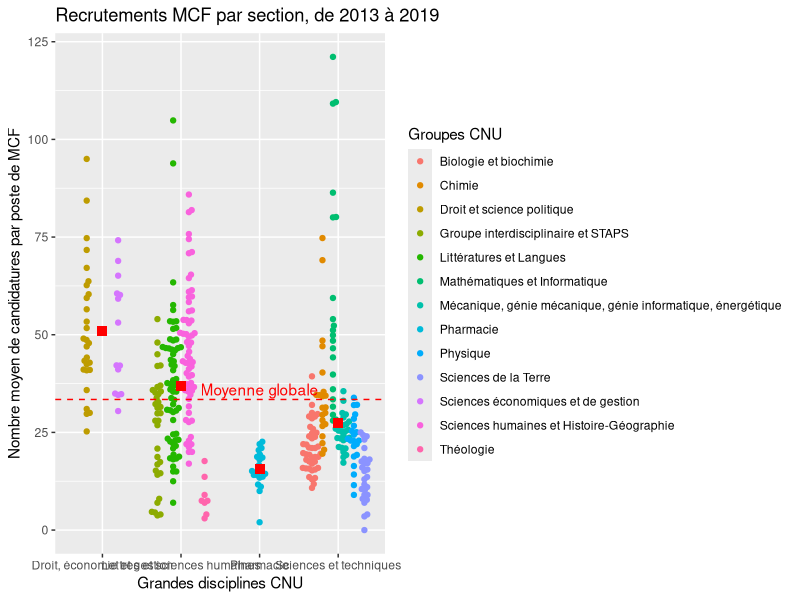
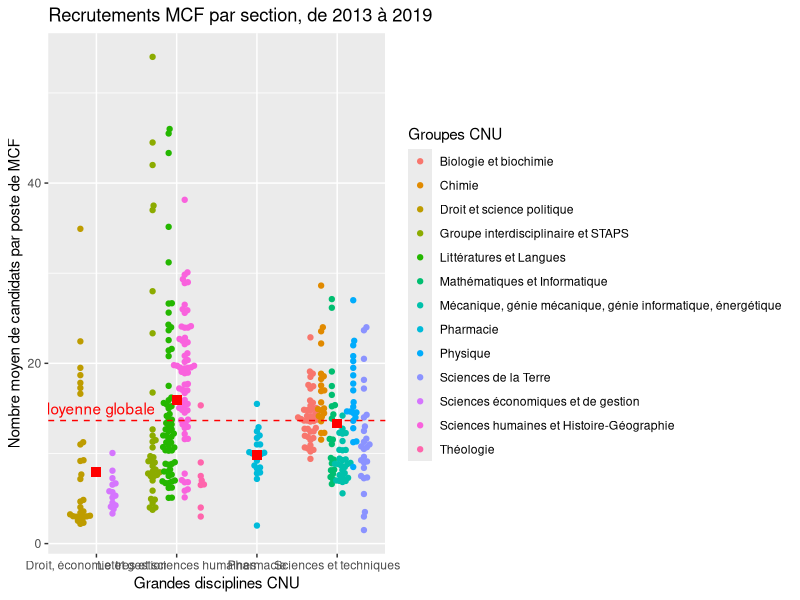
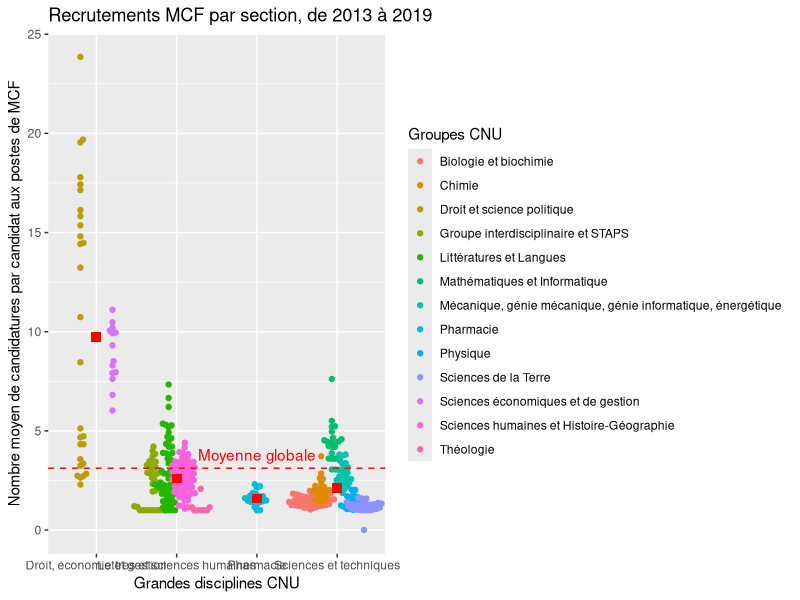

These figures' R source, in order:
## ---- chunk 1
knitr::opts_chunk$set(echo = TRUE)
## ---- chunk 2
library(ggplot2)
library(ggbeeswarm)
library("gridExtra")
data_CNU = read.table("DB_CNU_QualificationRecrutements_20201123.csv", h=T, sep=";")
tapply(data_CNU$Candidatures.MCF/data_CNU$PostesPublies.MCF, data_CNU$TypeRecrutement, mean, na.rm=T)
plot_CandidaturesParPosteMCF = ggplot(data_CNU, aes(x = GrandeDisciplineCNU, y = Candidatures.MCF/PostesPublies.MCF, color=GroupeCNU)) + 
  geom_beeswarm(cex = 1, dodge.width = 0.8) + 
  geom_hline(yintercept=33.4269, linetype="dashed", color = "red") + 
  stat_summary(fun=mean, geom="point", shape=15, size=3, color="red") + 
  labs(title="Recrutements MCF par section, de 2013 à 2019", x ="Grandes disciplines CNU", y = "Nombre moyen de candidatures par poste de MCF") +
  labs(color = "Groupes CNU") + 
  annotate(geom="text", x=3, y=36, label="Moyenne globale", color="red")
## ---- chunk 3
plot_CandidaturesParPosteMCF
## ---- chunk 4
tapply(data_CNU$Candidats.MCF/data_CNU$PostesPublies.MCF, data_CNU$TypeRecrutement, mean, na.rm=T)
plot_CandidatsParPosteMCF = ggplot(data_CNU, aes(x = GrandeDisciplineCNU, y = Candidats.MCF/PostesPublies.MCF, color=GroupeCNU)) + 
  geom_beeswarm(cex = 1, dodge.width = 0.8) + 
  geom_hline(yintercept=13.65133, linetype="dashed", color = "red") + 
  stat_summary(fun=mean, geom="point", shape=15, size=3, color="red") + 
  labs(title="Recrutements MCF par section, de 2013 à 2019", x ="Grandes disciplines CNU", y = "Nombre moyen de candidats par poste de MCF") +
  labs(color = "Groupes CNU") + 
  annotate(geom="text", x=1, y=15, label="Moyenne globale", color="red")
## ---- chunk 5
plot_CandidatsParPosteMCF
## ---- chunk 6
tapply(data_CNU$Candidatures.MCF/data_CNU$Candidats.MCF, data_CNU$TypeRecrutement, mean, na.rm=T)
plot_CandidaturesParCandidatsMCF = ggplot(data_CNU, aes(x = GrandeDisciplineCNU, y = Candidatures.MCF/Candidats.MCF, color=GroupeCNU)) + 
  geom_beeswarm(cex = 1, dodge.width = 0.8) + 
  geom_hline(yintercept=3.118721, linetype="dashed", color = "red") + 
  stat_summary(fun=mean, geom="point", shape=15, size=3, color="red") + 
  labs(title="Recrutements MCF par section, de 2013 à 2019", x ="Grandes disciplines CNU", y = "Nombre moyen de candidatures par candidat aux postes de MCF") +
  labs(color = "Groupes CNU") + 
  annotate(geom="text", x=3, y=3.8, label="Moyenne globale", color="red")
## ---- chunk 7
plot_CandidaturesParCandidatsMCF
